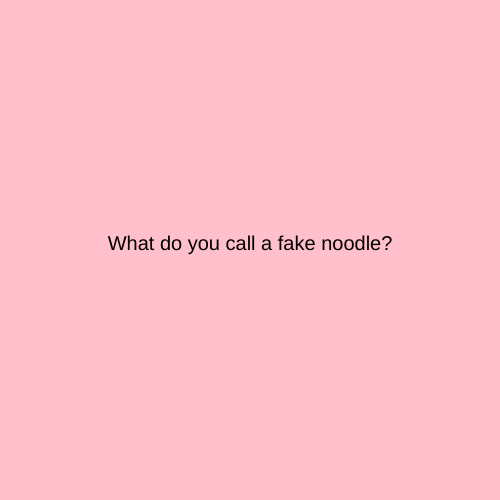
Frame 1 (no input)
Frame 60 (no input): identical to frame 1, image omitted
Frame 120 (the mouse pressed at the canvas centre since frame 60): identical to frame 1, image omitted

The p5.js sketch that drew this single still picture (run headless with seeded random() and noise() and a simulated clock; from frame 60 on, the mouse is pressed at the canvas centre):

// p5.js sketch
// ── sketch.js
let state = 0; 
let timer = 0;

function setup() {
  createCanvas(500, 500);
  textAlign(CENTER);
  textSize(20);
}

function draw() {

  switch(state) {
    case 0:
      background("pink"); 
      text("What do you call a fake noodle?", width/2, height/2);
      break;  

    case 1: 
    background("purple"); 
    text("An impasta!", width/2, height/2);
      break; 

  }

timer++ ;
if (timer > 4*60) {
  timer = 0; 
  state++ ;
  if (state > 1) { 
    state = 0; 
  }
}

}
